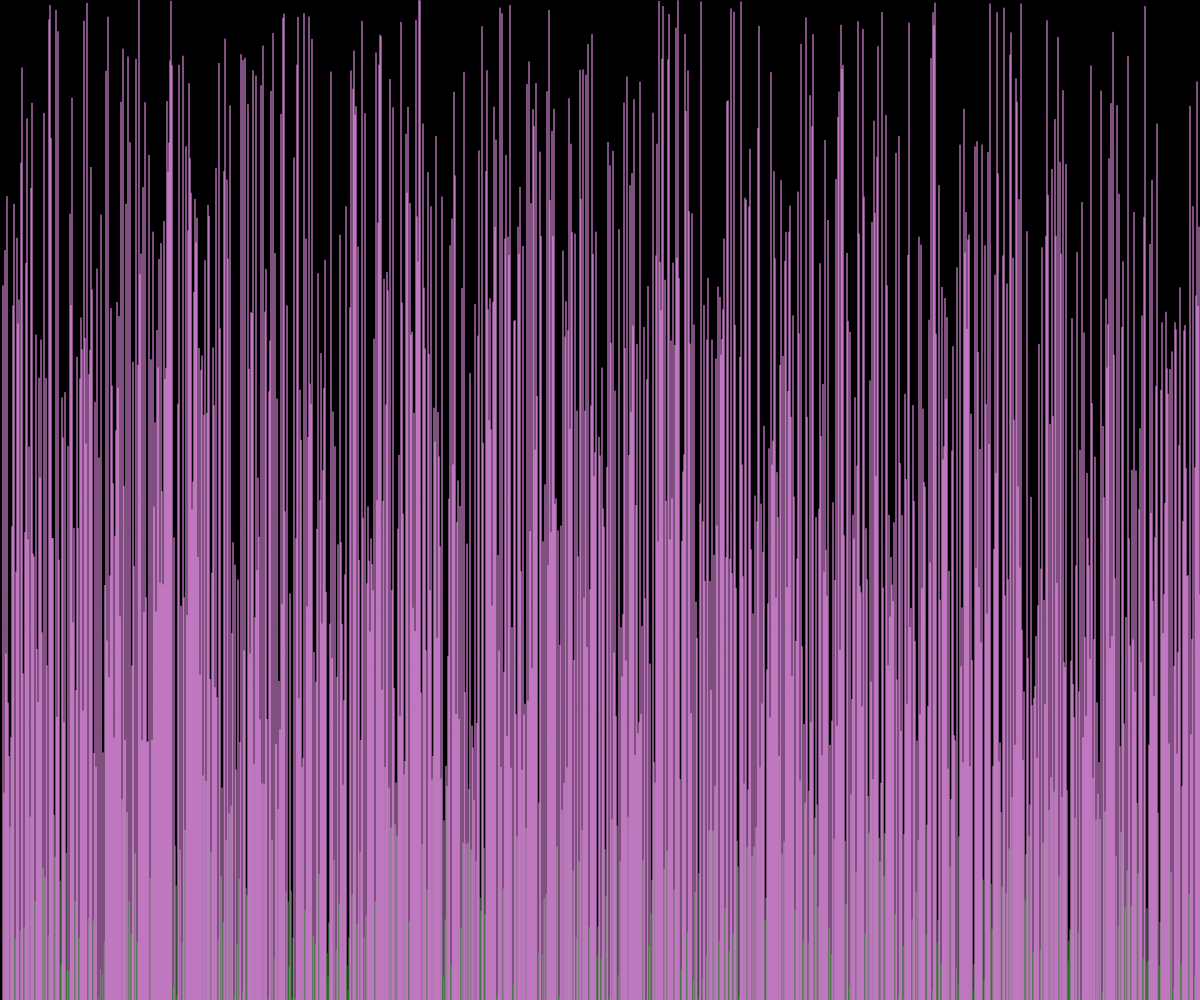
Frame 1 (no input)
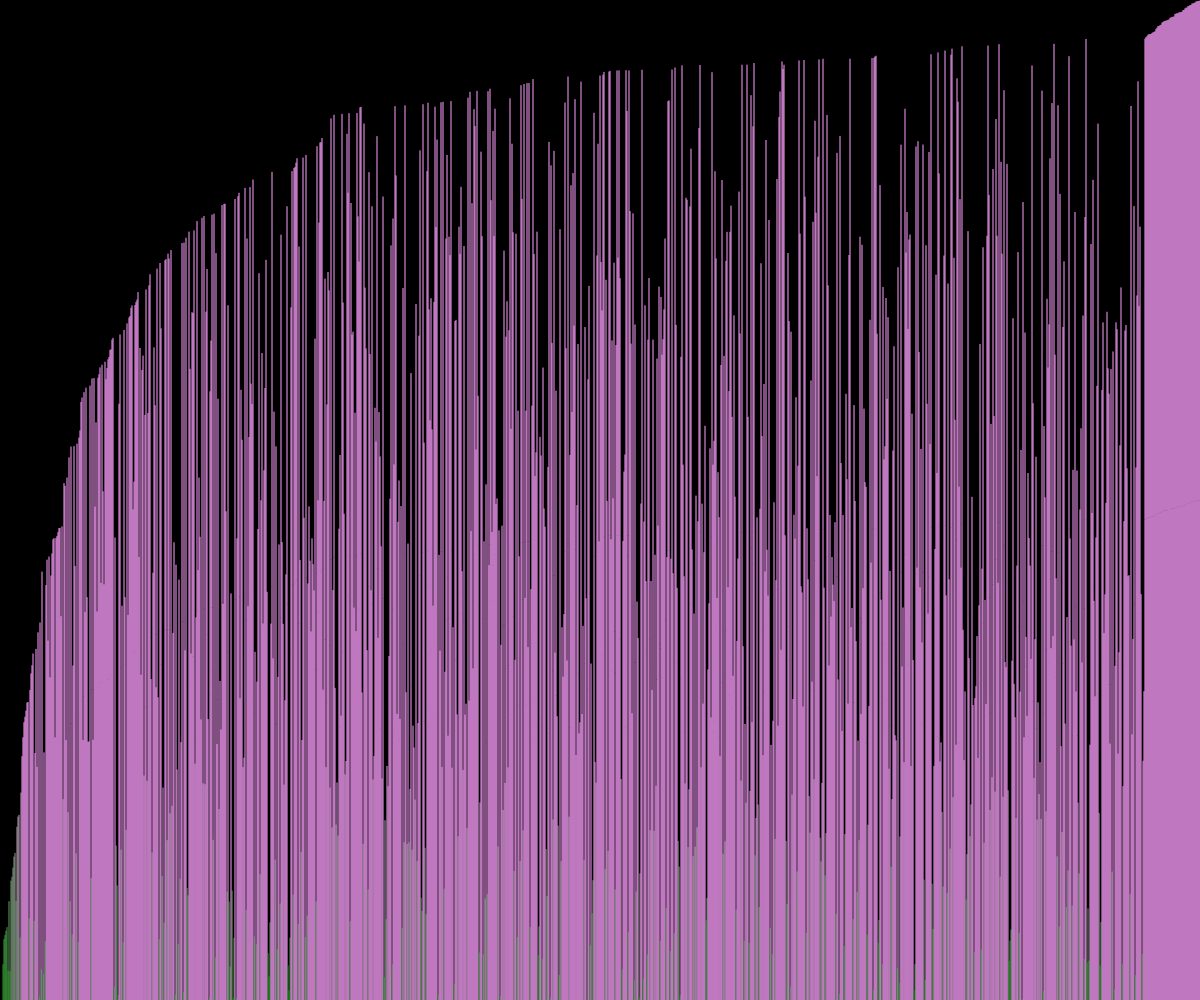
Frame 60 (no input)
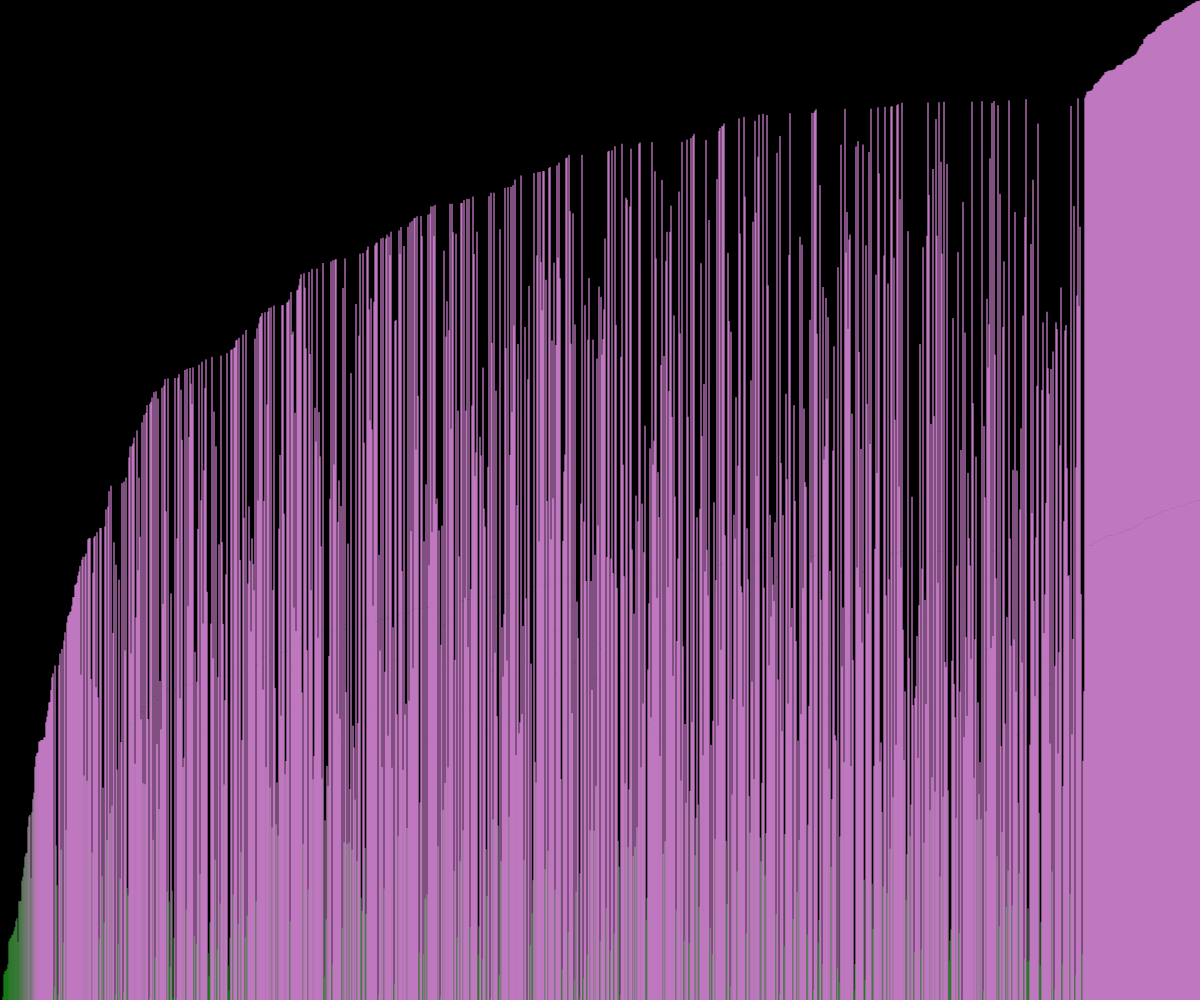
Frame 120 (the mouse pressed at the canvas centre since frame 60)

The p5.js sketch that drew these frames (run headless with seeded random() and noise() and a simulated clock; from frame 60 on, the mouse is pressed at the canvas centre):

// p5.js sketch
// ── sketch.js
let arr = [];
function setup() {
  createCanvas(windowWidth,windowHeight);
  for(let i = 0; i<=width;i++)
    arr[i] = random(height);
}
function draw() {
  frameRate(20);
  background(0);
  for(let i = 0;i <arr.length;i++){
    stroke(arr[i],159,arr[i]);
   line(i+3,height,i+3,height-arr[i]);
  }
   bubble_sort(0);
}

function bubble_sort(fin){
    let a,b;
  for(b = 0;b<arr.length;b++){
    if(arr[b]>arr[b+1])
    {
      swap(arr,b,b+1);
    }
  }fin++;
  if (fin>arr.length) {   
  noLoop();
  }
}

function swap(array,first,sec) {
  let temp = array[first];
  array[first] = array[sec];
  array[sec] = temp;
}
